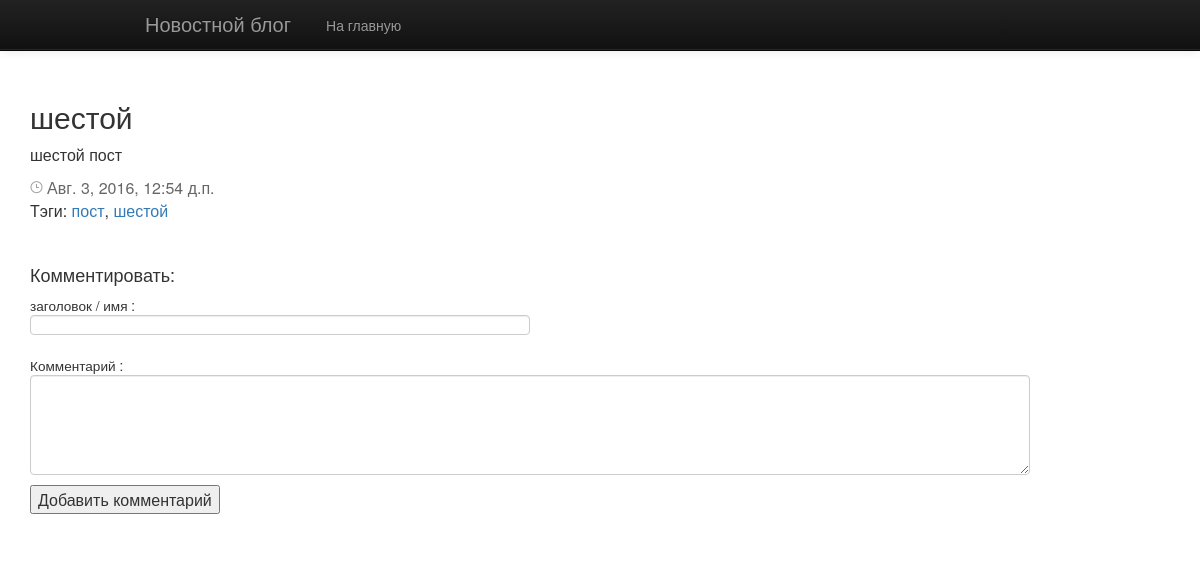
Page /blog/6/ on the earlier database version.
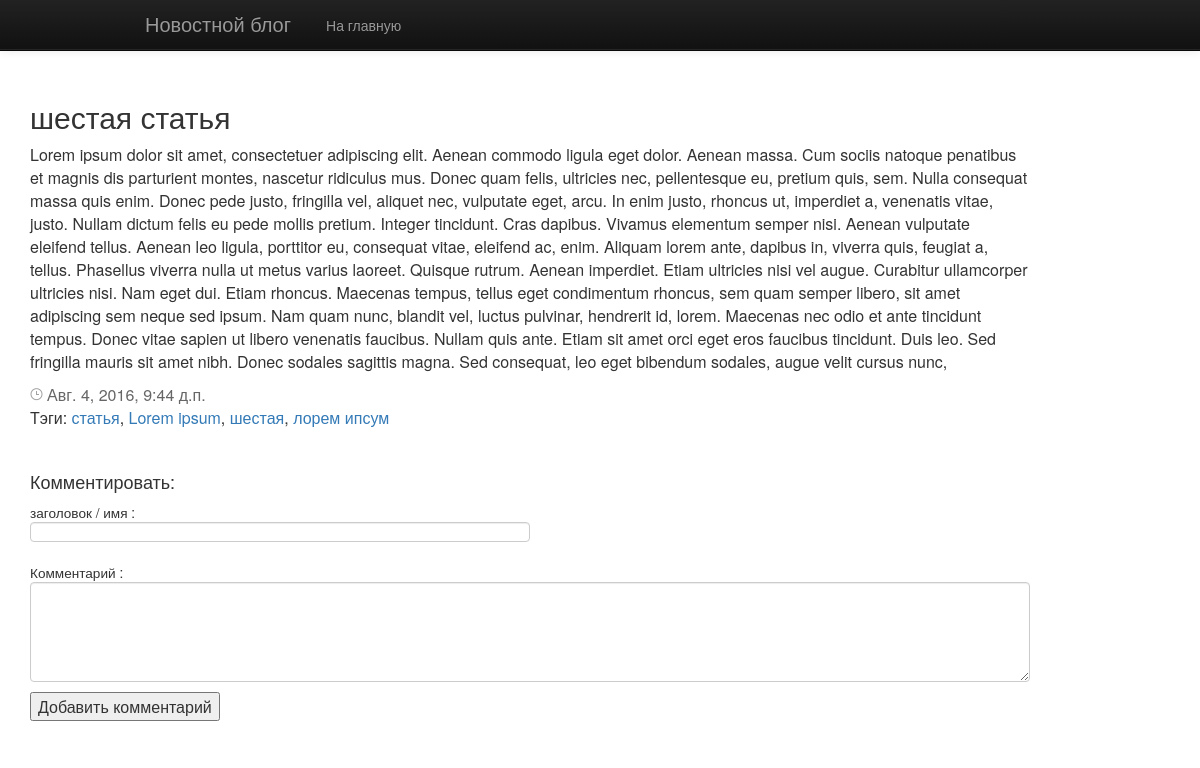
Same page on the later database version.
### blog/models.py (models this page shows, shortened)
class Article(models.Model):
    title = models.CharField('Заголовок статьи', max_length=400)
    articleContent = models.TextField('Текст статьи')
    pub_date = models.DateTimeField('Дата и время публикации', blank=True)
    tags = TaggableManager()  # поле тега

### blog/views.py (the view)
# urls.py: url(r'^(?P<pk>\d+)/$', views.ArticleDetailView.as_view(),
class ArticleDetailView(DetailView):
    model = Article

### blog/templates/blog/article_detail.html (shortened to what this page needs)
﻿{% extends 'blog/base.html' %}
{% block addjs %}
{% load static %}
{% endblock %}
{% block content %}
<table>
    <tr><td>
    <h2>{{ article.title }}</h2>
    <div class ="articleContent" >
    <p>{{ article.articleContent }}</p>
    </div>
    </td></tr>
    <tr><td>
        <div class="post__time">{{ article.pub_date }}</div>
        {% include "blog/tag_list.html" %}
    </td></tr>
    {% load static %}
    <tr><td>
    {% include "blog/add_comment.html" %}
    </td></tr>
</table>
{% endblock %}

### blog/templates/blog/tag_list.html (shortened to what this page needs)
    {% if article.tags %}
        <p>Тэги:
        {% for tag in article.tags.all %}
            <a href="{% url 'blog:article_tags' tag%}">{{tag}}</a>{% if not forloop.last %},{% endif%}
        {% endfor %}
        </p>
    {% endif %}

Differences in the rows shown:
no longer on this page (row edited): Tag: name "пост"
changed Article: title "шестой" → "шестая статья"; articleContent "шестой пост" → "Lorem ipsum dolor sit amet, consectetuer adipiscing elit. Aenean commodo ligula eget dolor. Aenean massa. Cum sociis natoque penatibus et magnis dis parturient montes, nascetur ridiculus mus. Donec quam felis, ultricies nec, pellentesque eu, pretium quis, sem. Nulla consequat massa quis enim. Donec pede justo, fringilla vel, aliquet nec, vulputate eget, arcu. In enim justo, rhoncus ut, imperdiet a, venenatis vitae, justo. Nullam dictum felis eu pede mollis pretium. Integer tincidunt. Cras dapibus. Vivamus elementum semper nisi. Aenean vulputate eleifend tellus. Aenean leo ligula, porttitor eu, consequat vitae, eleifend ac, enim. Aliquam lorem ante, dapibus in, viverra quis, feugiat a,…"; pub_date "Авг. 3, 2016, 12:54 д.п." → "Авг. 4, 2016, 9:44 д.п."
now on this page (row edited): Tag: name "статья"
changed Tag: name "шестой" → "Lorem ipsum"; now shows ","
now on this page (row edited): Tag: name "шестая"
now on this page (row edited): Tag: name "лорем ипсум"
